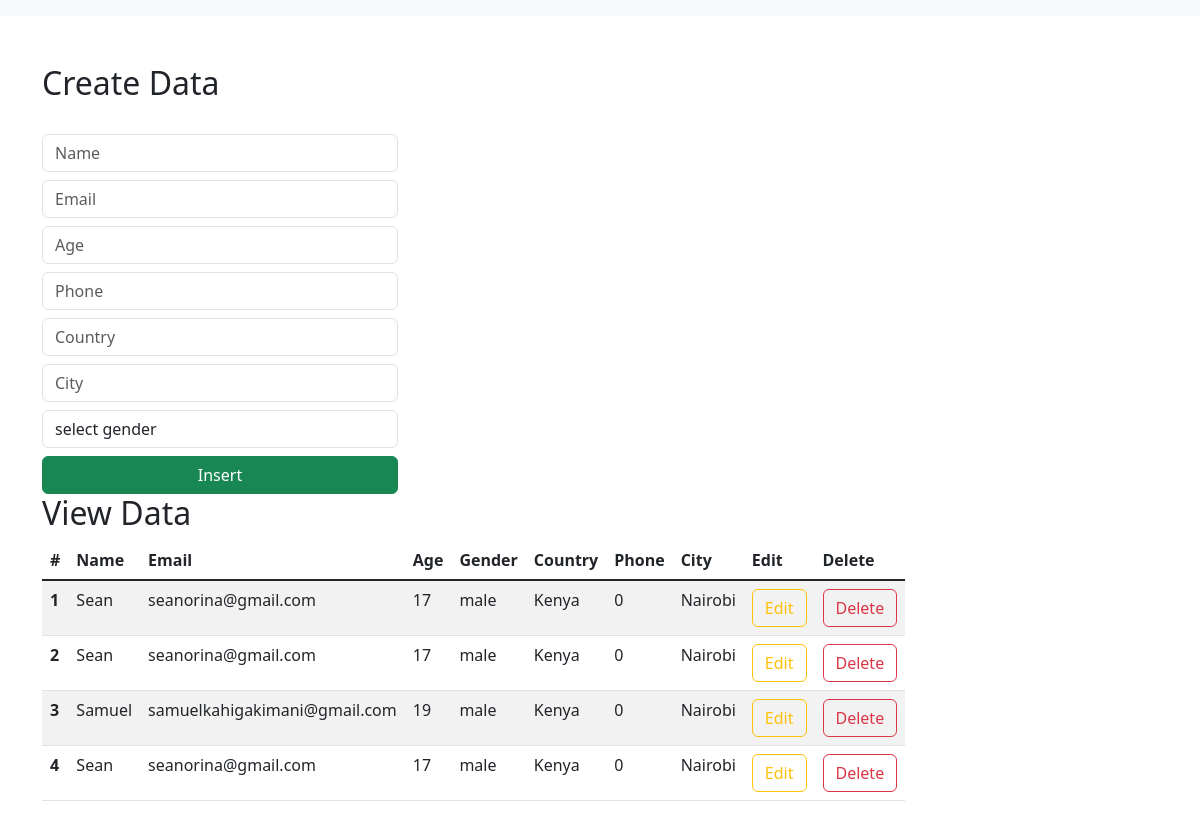
Before: / with the older database file.
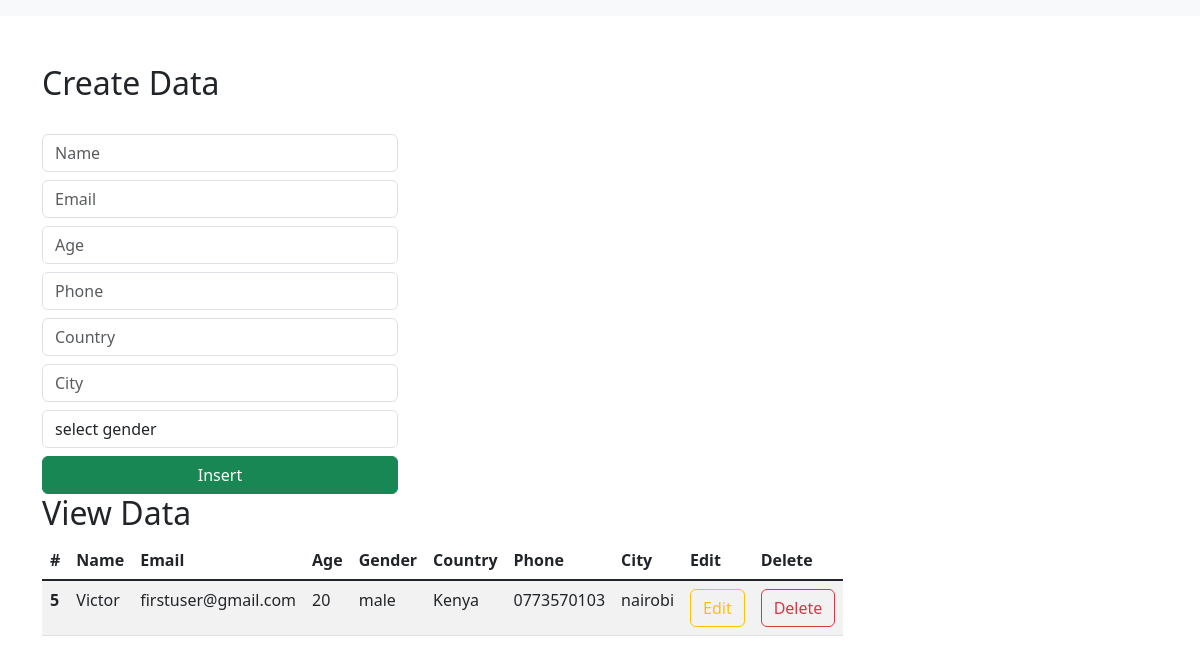
After: the same page with the newer database file.
### djangoSean/models.py (models this page shows)
class Student(models.Model):
    name = models.CharField(max_length=50, blank=False, null=False)
    email = models.EmailField()
    age = models.IntegerField(default=0)
    gender = models.CharField(max_length=50, blank=False, null=False)
    country = models.CharField(max_length=50, default='Kenya')
    phone = models.CharField(default=0, max_length=50)
    city = models.CharField(max_length=50, default='Nairobi')

### djangoSean/views.py (the view)
# urls.py: path('', views.index_page, name='index'),
def index_page(request):
    data = Student.objects.all()
    context = {"data": data}
    return render(request, "index.html", context)

### templates/index.html (shortened to what this page needs)
<html lang="en">
    <link href="https://cdn.jsdelivr.net/npm/bootstrap@5.3.0-alpha1/dist/css/bootstrap.min.css" rel="stylesheet">
  <head>
  </head>
  <body>
    <nav class="navbar navbar-expand-lg bg-body-tertiary">
      </nav>
      <div class="container mt-5">
        <div class="row">
            <div class="col-md-4">
                <h2>Create Data</h2>
                <br>
                <form action="/insert" method="post">
                    <div class="form-group">
                        <input type="text" class="form-control" placeholder="Name" name="name" required>
                    </div>
                    <div class="form-group">
                        <input type="email" class="form-control  mt-2" placeholder="Email" name="email" required>
                    </div>
                    <div class="form-group">
                        <input type="number" class="form-control  mt-2" placeholder="Age" name="age" required>
                    <div class="form-group">
                        <input type="number" class="form-control  mt-2" placeholder="Phone" name="phone" required>
                    <div class="form-group">
                        <input type="text" class="form-control  mt-2" placeholder="Country" name="country" required>
                    <div class="form-group">
                        <input type="text" class="form-control  mt-2" placeholder="City" name="city" required>
                    </div>
                    <div class="form-group mt-2">
                        <select id="gender" name="gender" class="form-control" required>
                            <option selected>select gender</option>
                        </select>
                    </div>
                    <div class="d-grid gap-2">
                        <button class="btn btn-success mt-2" type="submit">Insert</button>
                    </div>
                </form>
            </div>
            <div class="col-md-8">
                <h2>View Data</h2>
                <table class="table table-striped table-hover">
                    <thead>
                      <tr>
                        <th scope="col">#</th>
                        <th scope="col">Name</th>
                        <th scope="col">Email</th>
                        <th scope="col">Age</th>
                        <th scope="col">Gender</th>
                        <th scope="col">Country</th>
                        <th scope="col">Phone</th>
                        <th scope="col">City</th>
                        <th scope="col">Edit</th>
                        <th scope="col">Delete</th>
                      </tr>
                    </thead>
                    <tbody class="table-group-divider">
                    {% for d in data %}
                      <tr>
                        <th scope="row">{{d.id}}</th>
                        <td>{{d.name}}</td>
                        <td>{{d.email}}</td>
                        <td>{{d.age}}</td>
                        <td>{{d.gender}}</td>
                        <td>{{d.country}}</td>
                        <td>{{d.phone}}</td>
                        <td>{{d.city}}</td>
                        <td><a href="/update/{{d.id}}" type="button" class="btn btn-outline-warning">Edit</a></td>
                        <td><a href="/delete/{{d.id}}" type="button" class="btn btn-outline-danger">Delete</a></td>
                      </tr>
                    {% endfor %}
                    </tbody>
                  </table>
            </div>
        </div>
      </div>
  </body>
</html>

Changed rows visible on the page:
removed Student: id "1", name "Sean", email "seanorina@gmail.com", age "17", gender "male", country "Kenya", phone "0", city "Nairobi"
removed Student: id "2", name "Sean", email "seanorina@gmail.com", age "17", gender "male", country "Kenya", phone "0", city "Nairobi"
removed Student: id "3", name "Samuel", email "samuelkahigakimani@gmail.com", age "19", gender "male", country "Kenya", phone "0", city "Nairobi"
removed Student: id "4", name "Sean", email "seanorina@gmail.com", age "17", gender "male", country "Kenya", phone "0", city "Nairobi"
added Student: id "5", name "Victor", email "firstuser@gmail.com", age "20", gender "male", country "Kenya", phone "0773570103", city "nairobi"
